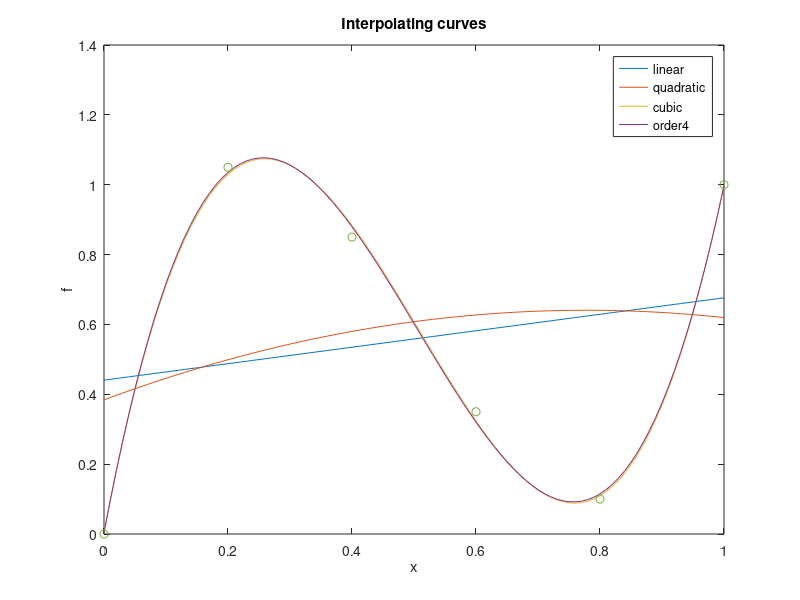

Reproduce this figure in MATLAB.
%% Program to fit a linear, quadratic, cubic, and fourth order polynomial to the given data

%data points
data =  [0,0;
        0.2,1.05;
        0.4,0.85;
        0.6,0.35;
        0.8,0.10;
        1.0,1.00];
    
[m,n]=size(data); %defines m and n using the size of data

% f(x) = c1 + c2*x^2 + c3*x^3 + c4*x^4 + . . . . + cn*x^n
%% 1st order
A1 = zeros(m,2); %creates a zero matrix of dimension m by 2
b1 = zeros(m,1); %creates a zero matrix of dimension m by 2

% Loop populates the required matrix
for i = 1:m
    A1(i,1)=1; %1st column
    A1(i,2)=data(i,1); % 2nd column
    b1(i,1)=data(i,2); % y column
end
x1=inv(A1'*A1)*(A1'*b1)  
    
%% 2nd Order    
A2 = zeros(m,3);
b2 = zeros(m,1);

for i = 1:m
    A2(i,1)=1;
    A2(i,2)=data(i,1);
    A2(i,3)=data(i,1)^2;
    b2(i,1)=data(i,2);
end
x2=inv(A2'*A2)*(A2'*b2)

%% 3rd order
A3 = zeros(m,4);
b3 = zeros(m,1);

for i = 1:m
    A3(i,1)=1;
    A3(i,2)=data(i,1);
    A3(i,3)=data(i,1)^2;
    A3(i,4)=data(i,1)^3;
    b3(i,1)=data(i,2);
end
x3=inv(A3'*A3)*(A3'*b3)

%% 4th order
A4 = zeros(m,5);
b4 = zeros(m,1);

for i = 1:m
    A4(i,1)=1;
    A4(i,2)=data(i,1);
    A4(i,3)=data(i,1)^2;
    A4(i,4)=data(i,1)^3;
    A4(i,5)=data(i,1)^4;
    b4(i,1)=data(i,2);
end
x4=inv(A4'*A4)*(A4'*b4)

%% Graphics
x=0:0.01:1;
linear=x1(1)+x1(2).*x;
quadratic=x2(1)+x2(2).*x+x2(3).*x.^2;
cubic=x3(1)+x3(2).*x+x3(3).*x.^2+x3(4).*x.^3;
order4=x4(1)+x4(2).*x+x4(3).*x.^2+x4(4).*x.^3+x4(5).*x.^4;
plot(x,linear,x,quadratic,x,cubic,x,order4)
hold on
plot(data(:,1),data(:,2), 'o')
xlabel('x')
ylabel('f')
title('Interpolating curves')
legend('linear','quadratic','cubic','order4')



